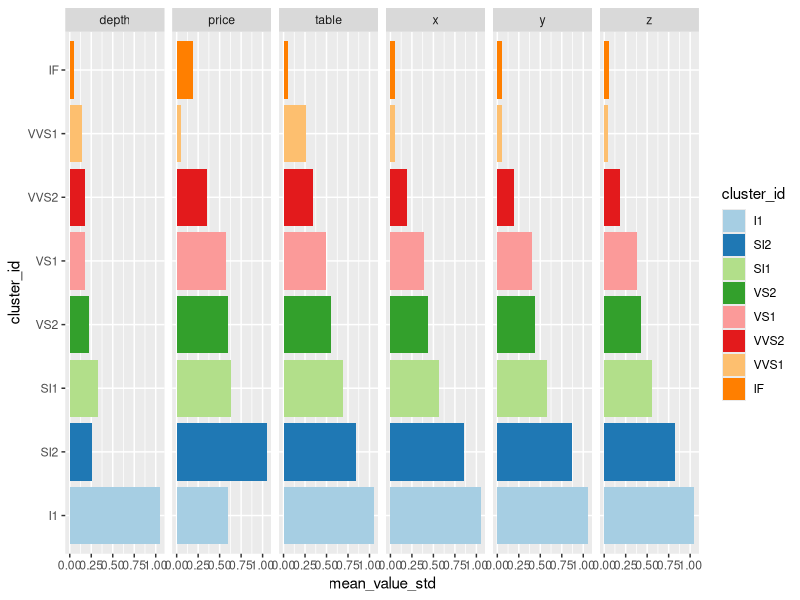

The R script that drew this image:
# ggplot2 clustering vizualization in the style of BigQueryML kmeans evaluation viz 

library(ggplot2)
library(dplyr)
library(tidyr)
library(RColorBrewer)

# variables
cluster_var <- "clarity"
variables_to_viz <- c("depth", "table", "price",
                      "x",     "y",     "z")

# colors mgmt
colourCount = 12
mycolors <- colorRampPalette(brewer.pal(12, "Paired"))(colourCount)

diamonds %>%
    select(cluster_var, variables_to_viz) %>%
    rename(cluster_id=cluster_var) %>%
    gather(key='variable', value = 'value', -cluster_id) %>%
    drop_na() %>%
    group_by(cluster_id, variable) %>%
    summarise(mean_value=mean(value)) %>%
    group_by(variable) %>%
    mutate(mean_value_std=(mean_value - min(mean_value)) / (max(mean_value) - min(mean_value)) + 0.05) %>%
    ggplot(aes(x=cluster_id, y=mean_value_std, fill=cluster_id)) +
    geom_col() + 
    coord_flip() +
    facet_grid(. ~ variable, space = "free") +
    scale_fill_manual(values = mycolors)
